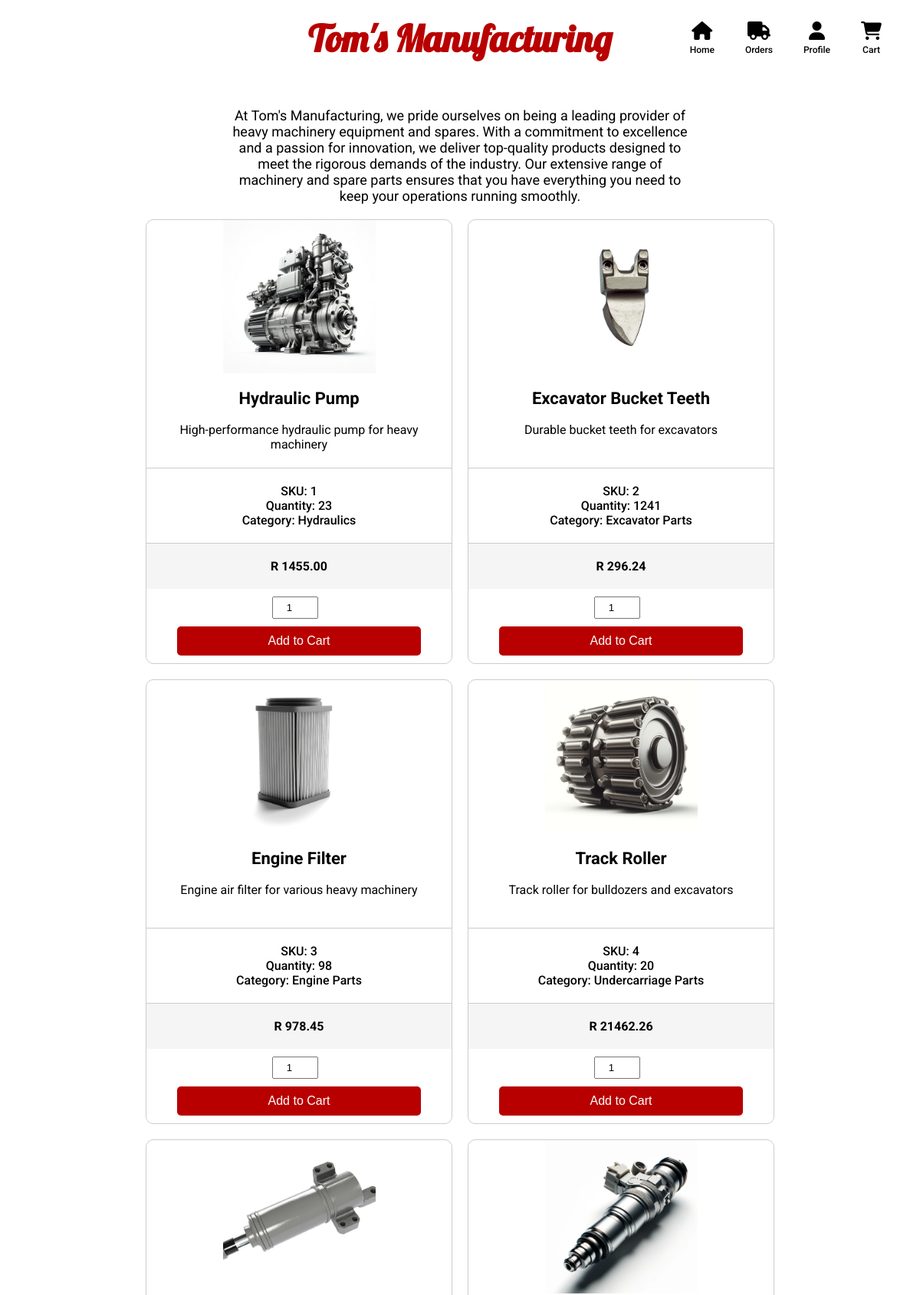
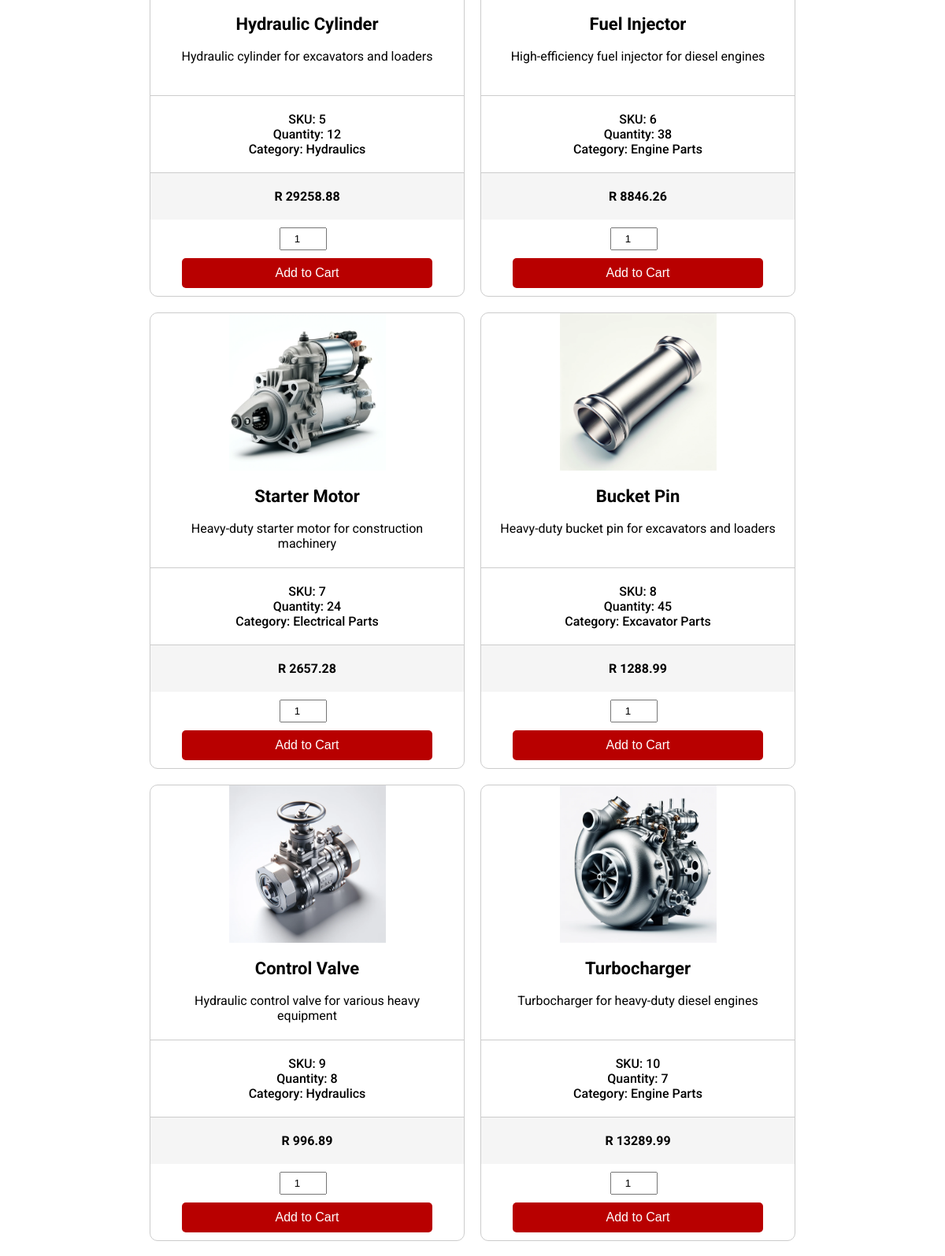
/index.php (signed in, upper part), run on the app's committed database (2 pictures, top to bottom).
### tables this page shows
CREATE TABLE `products` (
  `product_id` int(11) NOT NULL AUTO_INCREMENT,
  `name` varchar(255) NOT NULL,
  `description` text DEFAULT NULL,
  `price` decimal(10,2) NOT NULL,
  `quantity` int(11) NOT NULL,
  `category` varchar(100) DEFAULT NULL,
  `created_at` timestamp NOT NULL DEFAULT current_timestamp(),
  `updated_at` timestamp NOT NULL DEFAULT current_timestamp() ON UPDATE current_timestamp(),
  `image_path` varchar(255) NOT NULL,
  PRIMARY KEY (`product_id`)
);

### index.php (the view, shortened to what this page needs)
<?php
$conn = getDBConnection();
$sql = "SELECT * FROM products";
$result = $conn->query($sql);
$products = [];
if ($result->num_rows > 0) {
    while ($row = $result->fetch_assoc()) {
        $products[] = $row;
    }
} else {
    echo "0 results";
}
?>
<!DOCTYPE html>
<html lang="en">
<head>
    <link rel="stylesheet" href="/dealer-portal/assets/css/index.css">
</head>
<body>
    <div class="nav-block" id="header">
        <div class="title">
            <a class="heading" href="/dealer-portal/index.php">
                <h1 class="lobster-regular">Tom's Manufacturing</h1>
            </a>
        </div>
        <div class="nav-buttons">
            <ul class='nav-list'>
                <li class="nav-icon"><i id="home" class="fa-solid fa-house"></i>
                    <h3 class="roboto-medium">Home</h3>
                </li>
                <li class="nav-icon"><i id="orders" class="fa-solid fa-truck"></i>
                    <h3 class="roboto-medium">Orders</h3>
                </li>
                <li class="nav-icon"><i id="profile" class="fa-solid fa-user"></i>
                    <h3 class="roboto-medium">Profile</h3>
                </li>
                <li class="nav-icon"><i id="cart" class="fa-solid fa-cart-shopping"></i>
                    <h3 class="roboto-medium">Cart</h3>
                </li>
            </ul>
        </div>
    </div>
    <div class="intro-text">
        <p class="roboto-regular">
            At Tom's Manufacturing, we pride ourselves on being a leading provider of heavy machinery equipment and spares. With a commitment to excellence and a passion for innovation, we deliver top-quality products designed to meet the rigorous demands of the industry. Our extensive range of machinery and spare parts ensures that you have everything you need to keep your operations running smoothly.
        </p>
    </div>
    <div class="product-list">
        <?php
        if (!empty($products)) {
            foreach ($products as $product) {
                echo '
                <div class="product-card">
                    <img src="' . $product["image_path"] . '" alt="' . $product["name"] . '" class="product-image">
                    <div class="product-info">
                        <h4 class="roboto-bold product-name">' . $product["name"] . '</h4>
                        <br>
                        <p class="roboto">' . $product["description"] . '</p>
                    </div>
                    <div class="product-meta">
                        <p class="roboto-medium">SKU: ' . $product["product_id"] . '</p>
                        <p class="roboto-medium">Quantity: ' . $product["quantity"] . '</p>
                        <p class="roboto-medium">Category: ' . $product["category"] . '</p>
                    </div>
                    <div class="product-price roboto-bold">
                        <h4>R ' . $product["price"] . '</h4>
                    </div>
                    <form action="index.php" method="POST">
                        <input type="hidden" name="product_id" value="' . $product["product_id"] . '">
                        <input type="number" name="quantity" min="1" max="' . $product["quantity"] . '" value="1" required>
                        <button type="submit" class="add-to-cart">Add to Cart</button>
                    </form>
                </div>';
            }
        } else {
            echo '<p>No products found.</p>';
        }
        ?>
    </div>
</body>
</html>

### assets/css/index.css (style rules this page uses)
* { margin: 0; padding: 0; box-sizing: border-box; }
body { display: flex; flex-direction: column; align-items: center; width: 100%; overflow-x: hidden; font-family: 'Roboto', sans-serif; }
.nav-block { display: flex; justify-content: center; align-items: center; width: 100%; padding: 10px 50px; margin-top: 10px; position: relative; }
.nav-block .title { display: flex; justify-content: center; }
.nav-block h1 { font-size: 48px; text-align: center; transition: background-color 0.2s ease-in-out, color 0.2s ease-in-out; }
.nav-buttons { display: flex; justify-content: flex-end; position: absolute; right: 50px; }
.nav-list { display: flex; list-style-type: none; align-items: center; }
.nav-icon { display: flex; flex-direction: column; align-items: center; margin-left: 40px; font-size: 24px; transition: background-color 0.2s ease-in-out, color 0.2s ease-in-out; }
.nav-icon h3 { font-size: 12px; margin-top: 6px; }
.lobster-regular { font-family: 'Lobster', sans-serif; color: rgb(184, 0, 0); }
.roboto-medium { font-family: 'Roboto', sans-serif; font-weight: 500; }
.roboto-bold { font-family: 'Roboto', sans-serif; font-weight: bold; }
.heading { text-decoration: none; }
.intro-text { width: 50%; margin-top: 50px; font-size: 18px; text-align: center; }
.roboto-regular { font-family: "Roboto", sans-serif; font-weight: 400; font-style: normal; }
.product-list { display: flex; flex-wrap: wrap; gap: 20px; padding: 20px; justify-content: center; }
.product-card { display: flex; flex-direction: column; align-items: center; justify-content: space-between; border: 1px solid #ccc; border-radius: 10px; overflow: hidden; width: 400px; height: 580px; background-color: #fff; }
.product-name { font-size: 22px; }
.product-image { width: 50%; height: 200px; object-fit: cover; }
.product-info { flex: 1; padding: 20px; text-align: center; }
.product-meta { padding: 20px; text-align: center; border-top: 1px solid #ccc; width: 100%; }
.product-price { display: flex; align-items: center; justify-content: center; width: 100%; padding: 20px; background-color: #f5f5f5; border-top: 1px solid #ccc; }
.add-to-cart { display: block; width: 100%; padding: 10px; background-color: rgb(184, 0, 0); color: white; border: none; border-radius: 5px; font-size: 16px; cursor: pointer; text-align: center; margin-top: 10px; }
.product-card form { width: 80%; margin: 10px auto; text-align: center; }
.product-card input[type="number"] { width: 60px; padding: 5px; margin-right: 10px; text-align: center; }

### data on the page
products: image_path (picture), name "Hydraulic Pump", description "High-performance hydraulic pump for heavy machinery", product_id "1", quantity "23", category "Hydraulics", price "1455.00"
products: image_path (picture), name "Excavator Bucket Teeth", description "Durable bucket teeth for excavators", product_id "2", quantity "1241", category "Excavator Parts", price "296.24"
products: image_path (picture), name "Engine Filter", description "Engine air filter for various heavy machinery", product_id "3", quantity "98", category "Engine Parts", price "978.45"
products: image_path (picture), name "Track Roller", description "Track roller for bulldozers and excavators", product_id "4", quantity "20", category "Undercarriage Parts", price "21462.26"
products: image_path (picture), name "Hydraulic Cylinder", description "Hydraulic cylinder for excavators and loaders", product_id "5", quantity "12", category "Hydraulics", price "29258.88"
products: image_path (picture), name "Fuel Injector", description "High-efficiency fuel injector for diesel engines", product_id "6", quantity "38", category "Engine Parts", price "8846.26"
products: image_path (picture), name "Starter Motor", description "Heavy-duty starter motor for construction machinery", product_id "7", quantity "24", category "Electrical Parts", price "2657.28"
products: image_path (picture), name "Bucket Pin", description "Heavy-duty bucket pin for excavators and loaders", product_id "8", quantity "45", category "Excavator Parts", price "1288.99"
products: image_path (picture), name "Control Valve", description "Hydraulic control valve for various heavy equipment", product_id "9", quantity "8", category "Hydraulics", price "996.89"
products: image_path (picture), name "Turbocharger", description "Turbocharger for heavy-duty diesel engines", product_id "10", quantity "7", category "Engine Parts", price "13289.99"
